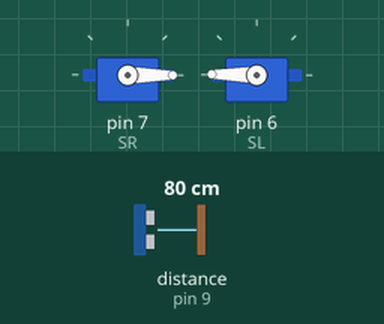
Bench run of a sketch on a simulated Arduino Uno, built with avr-gcc and run on an emulated ATmega328P. On the bench: 2 × servo. Wiring (inferred from the names in the program): ultrasonic range finder: trigger pin 8; echo pin 9. The test bench sets the inputs (shaded band); at power-on: distance to the obstacle (sensor on pin 9) 80 cm. The echo pulse lasts 58.3 µs per cm.

Above: at 3.2 s.
3.3 s: distance to the obstacle (sensor on pin 9) set to 7 cm
5.2 s: distance to the obstacle (sensor on pin 9) set to 4 cm
At 7.2 s:
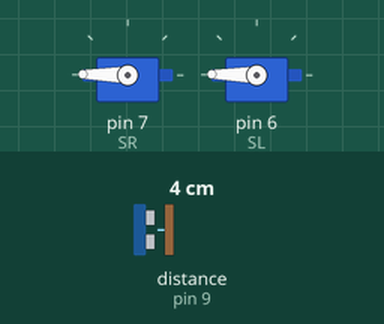
8.2 s: distance to the obstacle (sensor on pin 9) set to 9 cm
At 9.6 s:
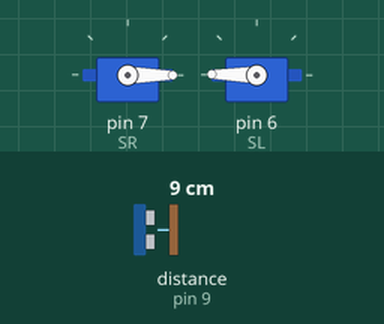
10.0 s: distance to the obstacle (sensor on pin 9) set to 2 cm
At 11.0 s:
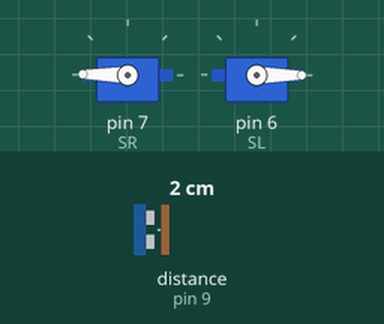
Timing chart, 0 to 14.0 s (numbered marks = the images above; inputs shaded):
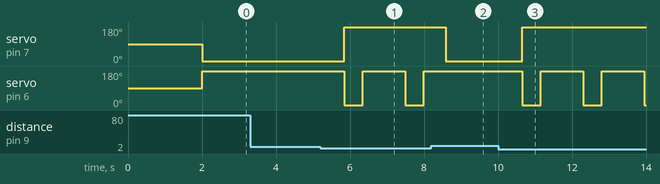

The sketch:

Servo2_distancia.ino
```cpp
/*  Xabier Rosas
 * Pequeno robot con duas rodas conectadas a servos de xiro continuo
 * Esquiva obxectos medianta a detecion por ultrasons.
 */

#include <Servo.h>

Servo myservoR;  // crear o obxeto servoR (dereito)
Servo myservoL;  // crear o obxeto servoL (esquerdo)

#define trigPin 8
#define echoPin 9

#define SR 7
#define SL 6
int distancia;      // Variable para a distancia
double duracion;    // Variable Da duración do eco.

void setup() {
  Serial.begin (9600);


//Declaramos os pines do UltraSon
  pinMode(trigPin, OUTPUT);
  pinMode(echoPin, INPUT);

  delay(2000);

  myservoR.attach(SR);  // conectamos o servo dereito
  myservoL.attach(SL);  // conectamos o servo esquerdo
}
void loop() {
// Medir distancia
    digitalWrite(trigPin,LOW);
    delayMicroseconds(2);
    digitalWrite(trigPin,HIGH);
    delayMicroseconds(10);
    digitalWrite(trigPin,LOW);
    duracion = pulseIn(echoPin,HIGH);


    distancia = (duracion/2)/27.6;

//**************************************

          if (distancia >=6 )
              {
              adiante();
              delay(250);
              }

          else
              {
              apaga_servo();
              delay(50);
              atras();
              delay(500);
              esquerda();
              //dereita
              delay(600);
              }

 }
//**************************************

void adiante() {
  myservoR.attach(SR);  // conectamos o servo dereito
  myservoL.attach(SL);  // conectamos o servo esquerdo
  myservoR.write(0);
  myservoL.write(179);

}

void atras() {
  myservoR.attach(SR);  // conectamos o servo dereito
  myservoL.attach(SL);  // conectamos o servo esquerdo
  myservoR.write(179);
  myservoL.write(0);

}

void dereita() {
  myservoR.attach(SR);  // conectamos o servo dereito
  myservoL.attach(SL);  // conectamos o servo esquerdo
  myservoR.write(0);
  myservoL.write(0);

}

void esquerda() {
  myservoR.attach(SR);  // conectamos o servo dereito
  myservoL.attach(SL);  // conectamos o servo esquerdo
  myservoR.write(179);
  myservoL.write(179);
  }

void apaga_servo(){
  myservoR.detach();
  myservoL.detach();
  delay (500);
  }

void serie(){
// comunicacion serie
  Serial.print("Duracion ");
  Serial.print(duracion);
  Serial.print("\t ");
  Serial.print("Distancia ");
  Serial.print(distancia);
  Serial.println(" cm");
}
```

Measured:
- the behaviour switches between 6 and 5 cm on distance to the obstacle (sensor on pin 9) (found by bisection; images 0 and 1)
- after the input at 3.3 s, every drawn part: stays the same
- after the input at 5.2 s, servo on pin 7 (SR): 0° → 179° after 0.64 s; servo on pin 6 (SL): alternates 179° for 1.2 s and 0° for 0.50 s, starting after 0.64 s
- after the input at 8.2 s, servo on pin 7 (SR): 179° → 0° after 0.39 s; servo on pin 6 (SL): stays 179° (without the input it goes to 0° after 0.94 s)
- after the input at 10.0 s, servo on pin 7 (SR): 0° → 179° after 0.65 s; servo on pin 6 (SL): alternates 179° for 1.2 s and 0° for 0.50 s, starting after 0.65 s
